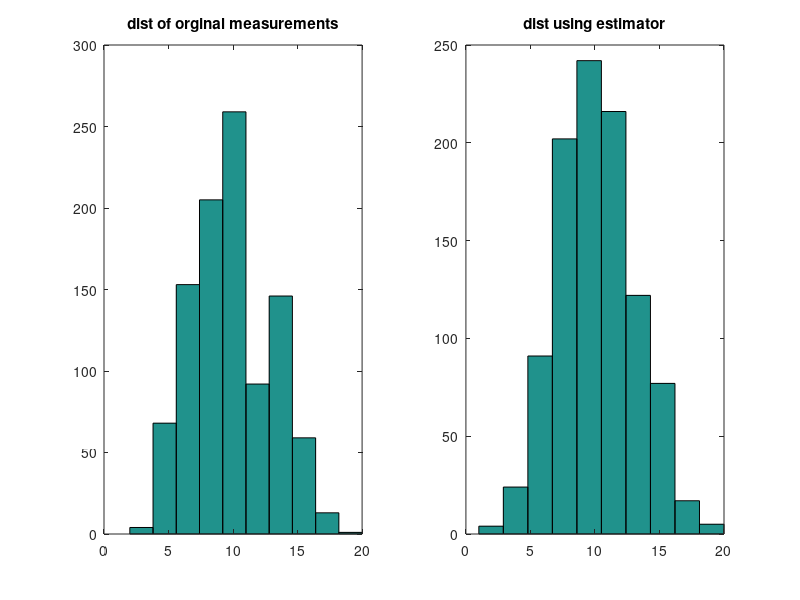

Source code (MATLAB): (Note: this script raises an error after producing the figure.)
NUM_SAMPLES = 1000;
lambda = 10;

numCustomers = poissrnd(lambda, 1, NUM_SAMPLES);

sampleMean = mean(numCustomers);

numCustomersEst = poissrnd(sampleMean, 1, NUM_SAMPLES);

figure(1);
subplot(1,2,1)
hist(numCustomers);
title('dist of orginal measurements');

subplot(1,2,2);
hist(numCustomersEst);
title('dist using estimator');

avgDollarPerCust = 5;
dollarsPerDeltaT = 0;
totalRevenue = 0;

for i=1:1:NUM_SAMPLES

    dollarsPerDeltaT = numCustomersEst(1, i) * avgDollarPerCust;
    totalRevenue = totalRevenue + dollarsPerDeltaT;
    
end

display(done);
